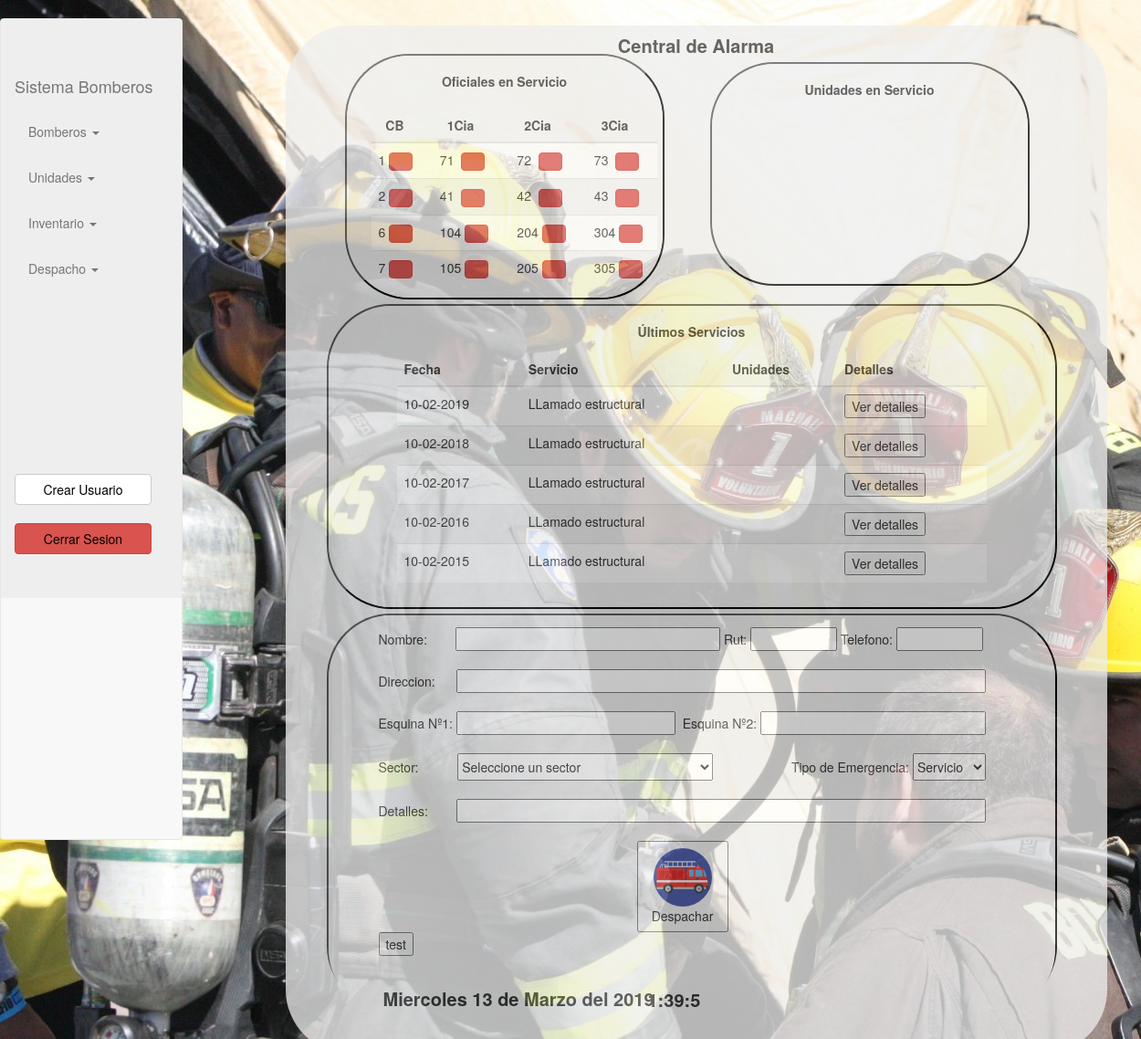
/centraldeAlarma.php, run on the app's committed database.
### tables this page shows
CREATE TABLE tbl_estado_oficial(
id_estado_oficial INT AUTO_INCREMENT,
fkOficial INT,
nombreEstado_estado_oficial VARCHAR (50),
momento DATETIME,
FOREIGN KEY (fkOficial) REFERENCES tbl_oficial (id_oficial),
PRIMARY KEY(id_estado_oficial)
);

CREATE TABLE tbl_servicio(
id_servicio INT AUTO_INCREMENT,
nombre_servicio VARCHAR (300),
rut_servicio VARCHAR (300),
telefono_servicio VARCHAR (300),
direccion_servicio VARCHAR (300),
esquina1_servicio VARCHAR (300),
esquina2_servicio VARCHAR (300),
fk_sector INT,
fk_tipoDeServicio INT,
detalles_servicio VARCHAR (1000),
fecha_servicio DATETIME,
FOREIGN KEY (fk_sector) REFERENCES tbl_sector(id_sector),
FOREIGN KEY (fk_tipoDeServicio) REFERENCES tbl_tipo_servicio(id_tipo_servicio),
PRIMARY KEY(id_servicio)
);

CREATE TABLE tbl_tipo_servicio(
id_tipo_servicio INT AUTO_INCREMENT,
codigo_tipo_servicio VARCHAR (5000),
nombre_tipo_servicio VARCHAR (5000),
PRIMARY KEY (id_tipo_servicio)
);

### centraldeAlarma.php (the view, shortened to what the rows shown need)
<!DOCTYPE html>
<?php
    require_once("model/Data.php");
?>
<html lang="en" dir="ltr">
  <head>
    <link rel ="stylesheet" href="css/style.css" type="text/css">
    <link rel="stylesheet" href="https://maxcdn.bootstrapcdn.com/bootstrap/3.3.7/css/bootstrap.min.css">
   <link rel="stylesheet" href="https://cdnjs.cloudflare.com/ajax/libs/sweetalert/1.1.3/sweetalert.min.css">
  </head>
<body  background="images/fondofichaintranet.jpg">
    <br>
  <div class = "cuerpo" style="
    margin-left: 20%;
    float: left;
    width: 75%;
    padding-left: 5%;
    padding-top: -100%;
    margin-top: -950px;
    margin-bottom: -1000px;
    width: 1000px;
    height: 800px;
    ">
<?php
    require_once("model/Data.php");
    $data = new Data();
?>
<div style="width: 900px" style="height: 1000px" style="margin-top: -100px" id="jum">
    <div class="jumbotron" style="border-radius: 70px 70px 70px 70px" id="transparencia">
      <br>
      <div class="container">
<div id="cuadro1" style="height: 269px;">
    <div class="jumbotron" style="height: 265px;  border-radius: 70px 70px 70px 70px"  >
      <div class="container" style="height: 253px;">
        <center style="margin-top:-30px;font-weight:bold;"> Oficiales en Servicio</center><br>
        <div class="form-group" style="margin-left: -48px;">
         <table class="table table-striped">
              <thead>
                <tr>
                  <th>&nbsp;&nbsp;CB&nbsp;&nbsp;&nbsp;&nbsp;&nbsp;&nbsp;</th>
                  <th>&nbsp;&nbsp;1Cia&nbsp;&nbsp;&nbsp;&nbsp;&nbsp;&nbsp;&nbsp;&nbsp;</th>
                  <th>&nbsp;&nbsp;2Cia&nbsp;&nbsp;&nbsp;&nbsp;&nbsp;&nbsp;&nbsp;&nbsp;</th>
                  <th>&nbsp;&nbsp;3Cia&nbsp;&nbsp;&nbsp;&nbsp;&nbsp;&nbsp;</th>
                </tr>
              </thead>
              <tbody>
                <tr>
                  <td>
                    1&nbsp;<input type="button" id="btn1" class="<?php if($data->getEstadoActualDeOficial(31)=="0-8"){
                      echo "btn btn-danger";
                    }elseif ($data->getEstadoActualDeOficial(31)=="0-9"){
                      echo "btn btn-success";
                    }?>" value="" style="width:20px;height:20px;" >
                  </td>
                  <td>71&nbsp;&nbsp;<input type="button" id="btn71" class="<?php if($data->getEstadoActualDeOficial(2)=="0-8"){
                    echo "btn btn-danger";
                  }elseif ($data->getEstadoActualDeOficial(2)=="0-9"){
                    echo "btn btn-success";
                  }?>" value="" style="width:20px;height:20px;" ></td>
                  <td>72&nbsp;&nbsp;<input type="button" id="btn72" class="<?php if($data->getEstadoActualDeOficial(12)=="0-8"){
                    echo "btn btn-danger";
                  }elseif ($data->getEstadoActualDeOficial(12)=="0-9"){
                    echo "btn btn-success";
                  }?>" value="" style="width:20px;height:20px;" ></td>
                  <td>73&nbsp;&nbsp;<input type="button" id="btn73" class="<?php if($data->getEstadoActualDeOficial(22)=="0-8"){
                    echo "btn btn-danger";
                  }elseif ($data->getEstadoActualDeOficial(22)=="0-9"){
                    echo "btn btn-success";
                  }?>" value="" style="width:20px;height:20px;" ></td>
                </tr>
                <tr>
                  <td>2&nbsp;<input type="button" id="btn2" class="<?php if($data->getEstadoActualDeOficial(32)=="0-8"){
                    echo "btn btn-danger";
                  }elseif ($data->getEstadoActualDeOficial(32)=="0-9"){
                    echo "btn btn-success";
                  }?>" value="" style="width:20px;height:20px;" ></td>
                  <td>41&nbsp;&nbsp;<input type="button" id="btn41" class="<?php if($data->getEstadoActualDeOficial(1)=="0-8"){
                    echo "btn btn-danger";
                  }elseif ($data->getEstadoActualDeOficial(1)=="0-9"){
                    echo "btn btn-success";
                  }?>"  value="" style="width:20px;height:20px;" ></td>
                  <td>42&nbsp;&nbsp;<input type="button" id="btn42" class="<?php if($data->getEstadoActualDeOficial(11)=="0-8"){
                    echo "btn btn-danger";
                  }elseif ($data->getEstadoActualDeOficial(11)=="0-9"){
                    echo "btn btn-success";
                  }?>" value="" style="width:20px;height:20px;" ></td>
                  <td>43&nbsp;&nbsp;<input type="button" id="btn43" class="<?php if($data->getEstadoActualDeOficial(21)=="0-8"){
                    echo "btn btn-danger";
                  }elseif ($data->getEstadoActualDeOficial(21)=="0-9"){
                    echo "btn btn-success";
                  }?>" value="" style="width:20px;height:20px;" ></td>
                </tr>
                <tr>
                  <td>6&nbsp;<input type="button" id="btn6" class="<?php if($data->getEstadoActualDeOficial(36)=="0-8"){
                    echo "btn btn-danger";
                  }elseif ($data->getEstadoActualDeOficial(36)=="0-9"){
                    echo "btn btn-success";
                  }?>" value="" style="width:20px;height:20px;" ></td>
                  <td>104&nbsp;<input type="button" id="btn104" class="<?php if($data->getEstadoActualDeOficial(6)=="0-8"){
                    echo "btn btn-danger";
                  }elseif ($data->getEstadoActualDeOficial(6)=="0-9"){
                    echo "btn btn-success";
                  }?>" value="" style="width:20px;height:20px;" ></td>
                  <td>204&nbsp;<input type="button" id="btn204" class="<?php if($data->getEstadoActualDeOficial(16)=="0-8"){
                    echo "btn btn-danger";
                  }elseif ($data->getEstadoActualDeOficial(16)=="0-9"){
                    echo "btn btn-success";
                  }?>" value="" style="width:20px;height:20px;" ></td>
                  <td>304&nbsp;<input type="button" id="btn304" class="<?php if($data->getEstadoActualDeOficial(26)=="0-8"){
                    echo "btn btn-danger";
                  }elseif ($data->getEstadoActualDeOficial(26)=="0-9"){
                    echo "btn btn-success";
                  }?>" value="" style="width:20px;height:20px;" ></td>
                </tr>
                <tr>
                  <td>7&nbsp;<input type="button" id="btn7" class="<?php if($data->getEstadoActualDeOficial(37)=="0-8"){
                    echo "btn btn-danger";
                  }elseif ($data->getEstadoActualDeOficial(37)=="0-9"){
                    echo "btn btn-success";
                  }?>" value="" style="width:20px;height:20px;" ></td>
                  <td>105&nbsp;<input type="button" id="btn105" class="<?php if($data->getEstadoActualDeOficial(7)=="0-8"){
                    echo "btn btn-danger";
                  }elseif ($data->getEstadoActualDeOficial(7)=="0-9"){
                    echo "btn btn-success";
                  }?>" value="" style="width:20px;height:20px;" ></td>
                  <td>205&nbsp;<input type="button" id="btn205" class="<?php if($data->getEstadoActualDeOficial(17)=="0-8"){
                    echo "btn btn-danger";
                  }elseif ($data->getEstadoActualDeOficial(17)=="0-9"){
                    echo "btn btn-success";
                  }?>"  value="" style="width:20px;height:20px;" ></td>
                  <td>305&nbsp;<input type="button" id="btn305" class="<?php if($data->getEstadoActualDeOficial(27)=="0-8"){
                    echo "btn btn-danger";
                  }elseif ($data->getEstadoActualDeOficial(27)=="0-9"){
                    echo "btn btn-success";
                  }?>" value="" style="width:20px;height:20px;" ></td>
                </tr>
              </tbody>
              </table>
          </div>
        </div>
   </div>
</div>
  <div id="cuadro3" style="height: 334px;">
      <div class="jumbotron"  style="height: 330px;border-radius: 70px 70px 70px 70px;">
        <div class="container" style="height: 330px;">
          <center style="margin-top:-30px;font-weight:bold;"> Últimos Servicios</center><br>
        <div class="form-group" style="margin-left:0px;Margin-top:-7px;">
          <?php
          $ultimosServicios=$data->getUltimos5Servicios();
          ?>
          <table class="table table-striped">
              <thead>
                <tr>
                  <th>Fecha</th>
                  <th>Servicio</th>
                  <th>Unidades</th>
                  <th>Detalles</th>
                </tr>
              </thead>
              <tbody>
                <?php
                foreach ($ultimosServicios as $s => $servicio) {?>
                  <tr>
                    <td><?php
                    $fechaSinConvertir =  $servicio->getFecha_servicio();
                    $fechaConvertida = date("d-m-Y", strtotime($fechaSinConvertir));
                    echo $fechaConvertida;
                    ?></td>
                    <td><?php echo utf8_encode($data->verNombreDeServicioPorId($servicio->getFk_tipoDeServicio()));?></td>
                    <td><?php
                    ?></td>
                    <td><input type="submit" value="Ver detalles" onclick="verDetalles(<?php echo $servicio->getId_servicio(); ?>)"></td>
                  </tr>
              <?php
                }
                ?>
              </tbody>
              </table>
        </div>
       </div>
     </div>
   </div>
     </div>
   </div>
 </div>
</div>
  </body>
</html>

### data on the page
tbl_servicio: fecha_servicio "10-02-2019", fk_tipoDeServicio.nombre_tipo_servicio "LLamado estructural"
tbl_servicio: fecha_servicio "10-02-2018", fk_tipoDeServicio.nombre_tipo_servicio "LLamado estructural"
tbl_servicio: fecha_servicio "10-02-2017", fk_tipoDeServicio.nombre_tipo_servicio "LLamado estructural"
tbl_servicio: fecha_servicio "10-02-2016", fk_tipoDeServicio.nombre_tipo_servicio "LLamado estructural"
tbl_servicio: fecha_servicio "10-02-2015", fk_tipoDeServicio.nombre_tipo_servicio "LLamado estructural"
